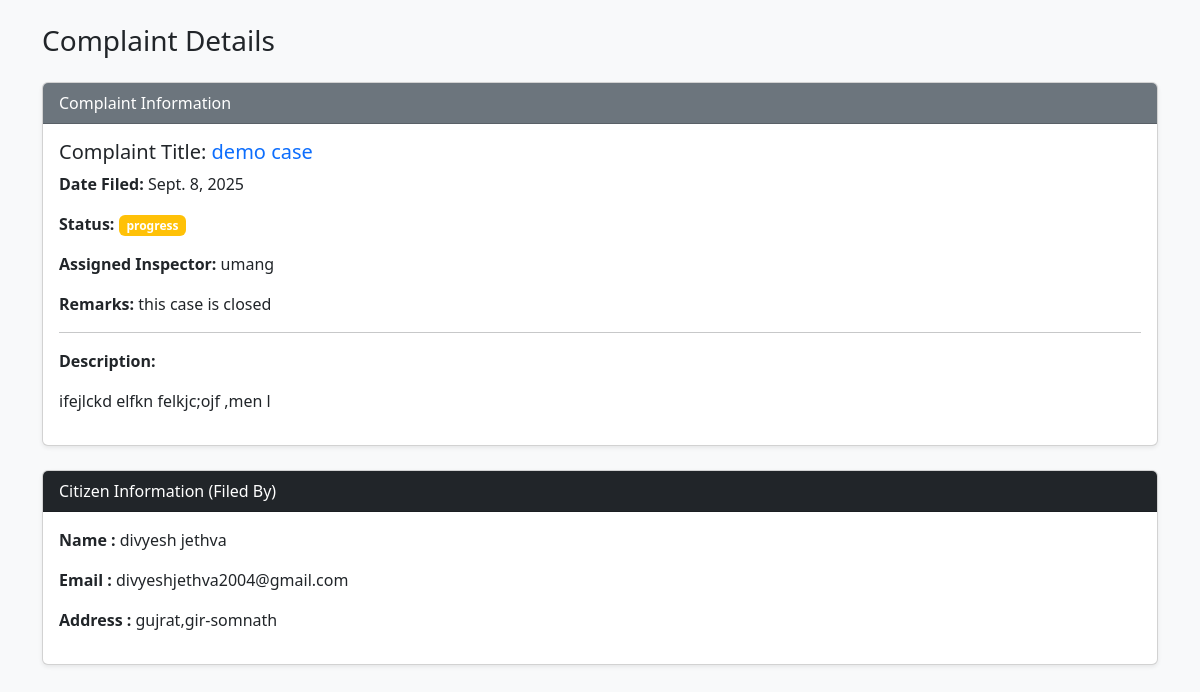
The app's page /viewfir/4, older data.
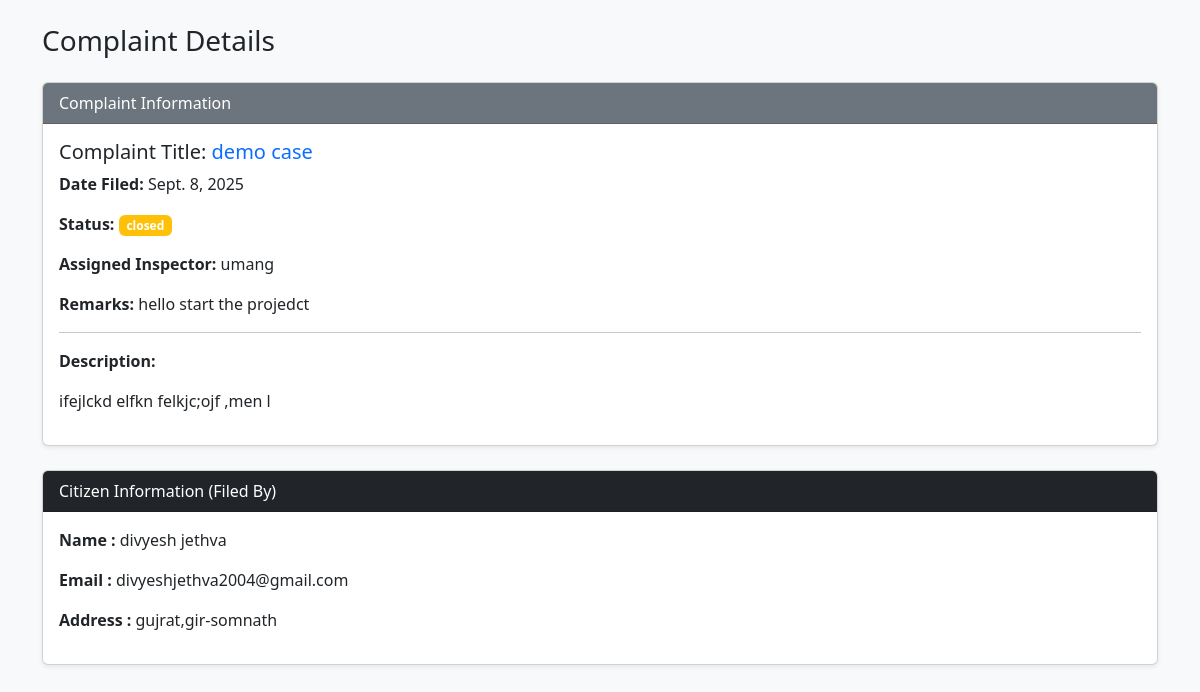
The same page, newer data.
### myapp/models.py (models this page shows, shortened)
class Complaint(models.Model):
    citizen = models.ForeignKey(Citizen,on_delete=models.CASCADE)
    title = models.CharField(max_length=50)
    category = models.CharField(max_length=50)
    description = models.CharField(max_length=255)
    locations = models.CharField(max_length=200)
    date = models.DateField()
    time = models.TimeField()
    remark = models.CharField(max_length=200,default="----")
    evidence = models.ImageField(default='',upload_to="evidence")
    status = models.CharField(default='pending')
    Inspector = models.CharField(default="---")

class Citizen(models.Model):
    name = models.CharField(max_length=60)
    email = models.EmailField()
    address = models.CharField(max_length=100)
    password = models.CharField(max_length=20)
    role = models.CharField(max_length=20,default="citizen")

### myapp/views.py (the view)
# urls.py: path('viewfir/<int:pk>', views.viewfir, name='viewfir'),
def viewfir(request,pk):
    complaint = Complaint.objects.get(pk=pk)
    return render(request,'viewfir.html',{'complaint':complaint})

### myapp/templates/viewfir.html (shortened to what this page needs)
<!doctype html>
<html lang="en">
<head>
  <link href="https://cdn.jsdelivr.net/npm/bootstrap@5.3.2/dist/css/bootstrap.min.css" rel="stylesheet">
</head>
<body class="bg-light">
  <div class="container mt-4">
    <div class="d-flex navbar-nav ms-auto">
        <h3>Complaint Details</h3>
    </div>
    <div class="card shadow-sm">
      <div class="card-header bg-secondary text-white">
        Complaint Information
      </div>
      <div class="card-body">
        <h5 class="card-title">Complaint Title: <span class="text-primary">{{complaint.title}}</span></h5>
        <p><strong>Date Filed:</strong> {{complaint.date}}</p>
        <p><strong>Status:</strong> <span class="badge bg-warning">{{complaint.status}}</span></p>
        <p><strong>Assigned Inspector:</strong> {{complaint.Inspector}}</p>
        <p><strong>Remarks:</strong> {{complaint.remark}}</p>
        <hr>
        <p><strong>Description:</strong></p>
        <p>
          {{complaint.description}}
        </p>
      </div>
    </div>
    <div class="card shadow-sm mt-4">
      <div class="card-header bg-dark text-white">
        Citizen Information (Filed By)
      </div>
      <div class="card-body">
        <p><strong>Name :</strong> {{complaint.citizen.name}}</p>
        <p><strong>Email :</strong> {{complaint.citizen.email}}</p>
        <p><strong>Address :</strong>  {{complaint.citizen.address}}</p>
      </div>
    </div>
  </div>
</body>
</html>

Row changes from the older to the newer data that the page shows:
changed Complaint "demo case": status "progress" → "closed"; remark "this case is closed" → "hello start the projedct"
